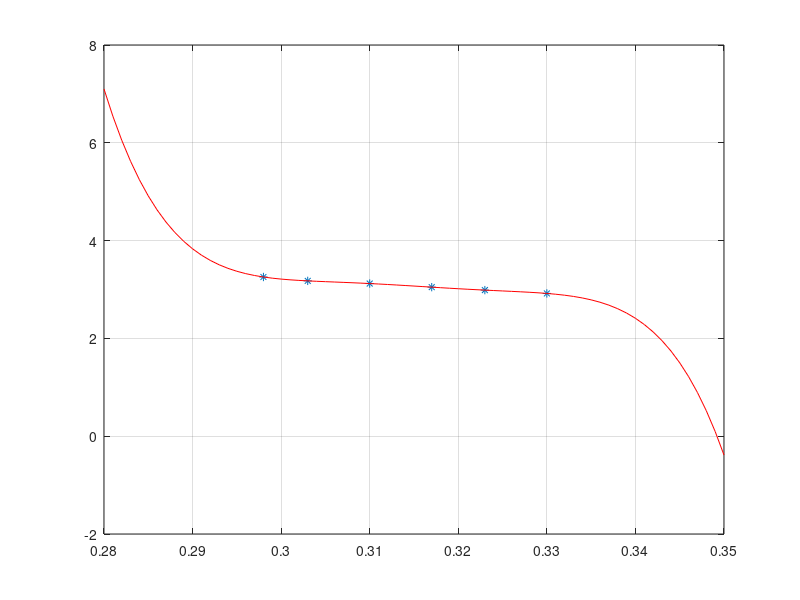

MATLAB code to generate this figure:
clear
clc
%Данные
x = [0.298; 0.303; 0.310; 0.317; 0.323; 0.330];
y = [3.25578; 3.17639; 3.12180; 3.04819; 2.98755; 2.91950];
plot(x,y,'*');
hold on;
grid on;
%полином 5 степени

%конечные разности
d1 = diff(y,1)
d2 = diff(y,2)
d3 = diff(y,3)
d4 = diff(y,4)

%определитель вандермонда
W = vander(x);
disp("определитель вандермонда");
det(W)

%коэффициенты полинома
a = inv(W)*y
xi = 0.28:0.25:0.35;
yk = a(1)*xi.^5 + a(2)*xi.^4 + a(3)*xi.^3 + a(4)*xi.^2 + a(5)*xi + a(6);

%интерполяция сплайнами
x = [0.298 0.303 0.310 0.317 0.323 0.330];
y = [3.25578 3.17639 3.12180 3.04819 2.98755 2.91950];
xx1 = 0.28:0.25:0.35;
yy1 = spline(x,y,xx1);

%значение функции в точках, данных в задании
x2 = 0.308
y2 = a(1)*x2.^5 + a(2)*x2.^4 + a(3)*x2.^3 + a(4)*x2.^2 + a(5)*x2 + a(6)
x3 = 0.325
y3 = a(1)*x3.^5 + a(2)*x3.^4 + a(3)*x3.^3 + a(4)*x3.^2 + a(5)*x3 + a(6)
x4 = 0.312
y4 = a(1)*x4.^5 + a(2)*x4.^4 + a(3)*x4.^3 + a(4)*x4.^2 + a(5)*x4 + a(6)

%стандартные операторы матлаб
disp("коэффициенты полинома:");
kopo = polyfit(x,y,5)
x1 = 0.28:0.001:0.35;
y1 = kopo(1)*x1.^4 + kopo(2)*x1.^3 + kopo(3)*x1.^2 + kopo(4)*x1 + kopo(5);
yf = polyval(kopo, x1);
plot(x1,yf,'Color','r');

%pogreshn=(y(1)-(a(1)*x10.^5 + a(2)*x10.^4 + a(3)*x10.^3 + a(4)*x10.^2 + a(5)*x10 + a(6)).^2).^(1/2)
